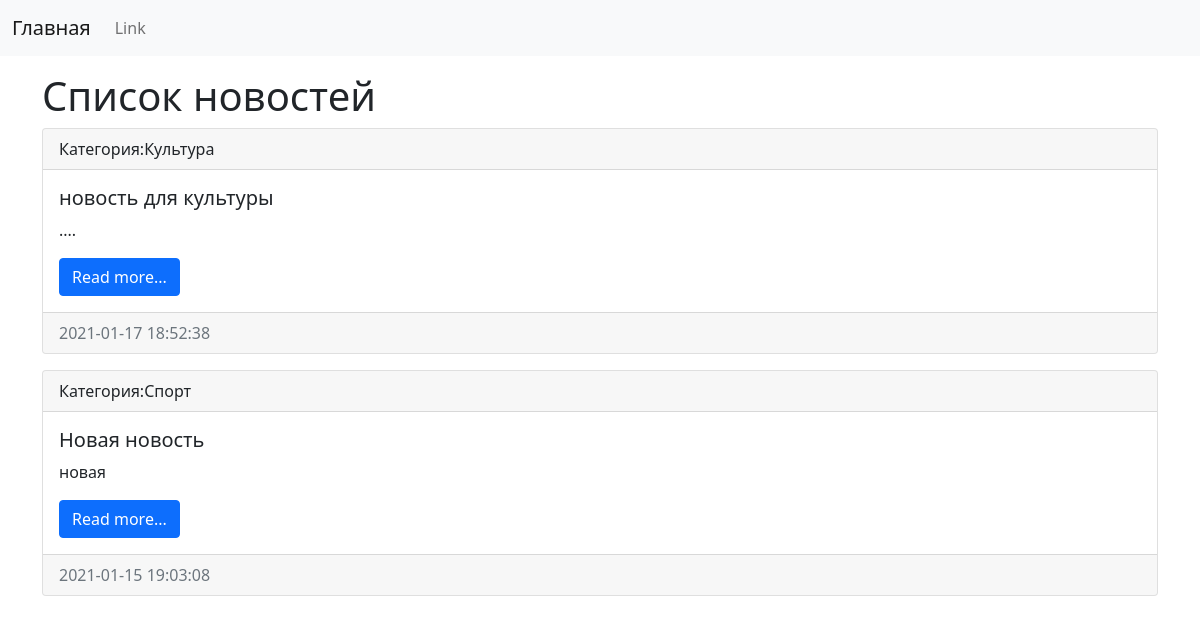
Before: / with the older database file.
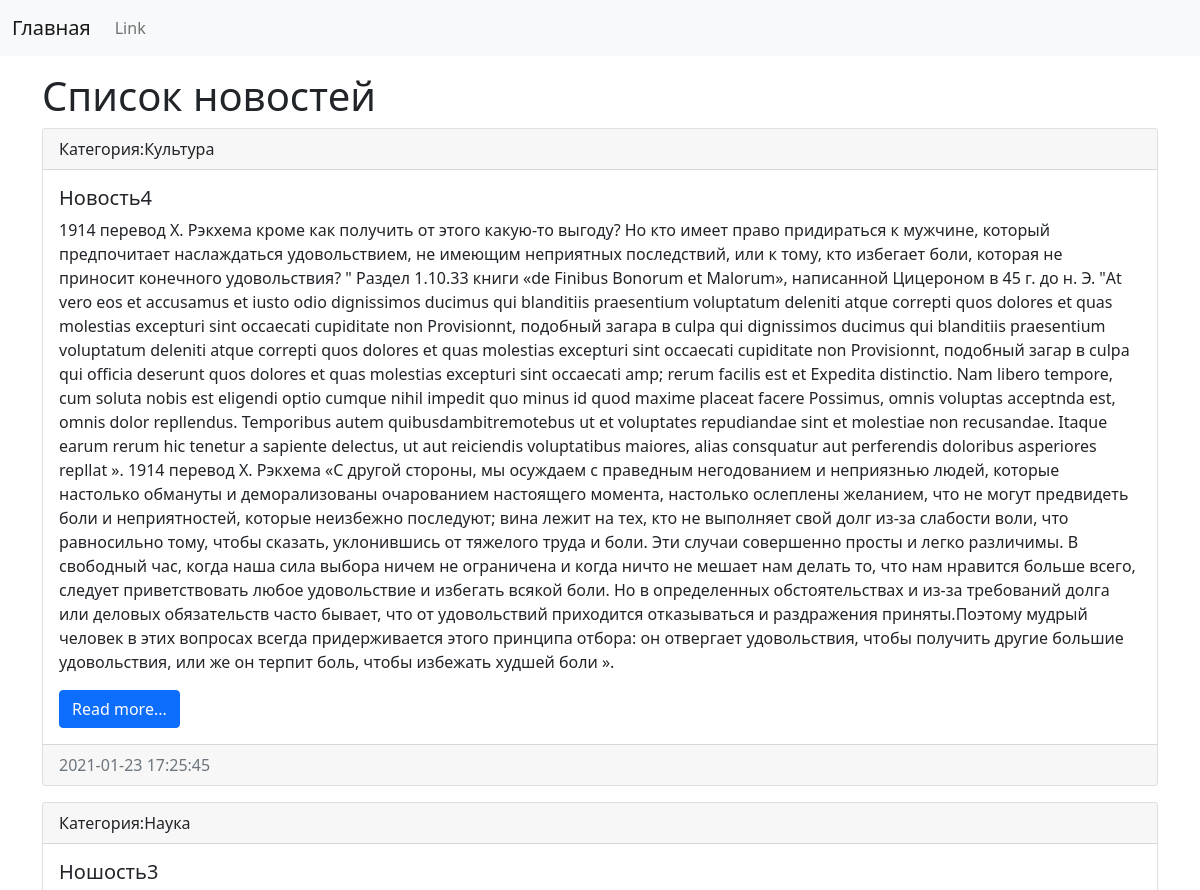
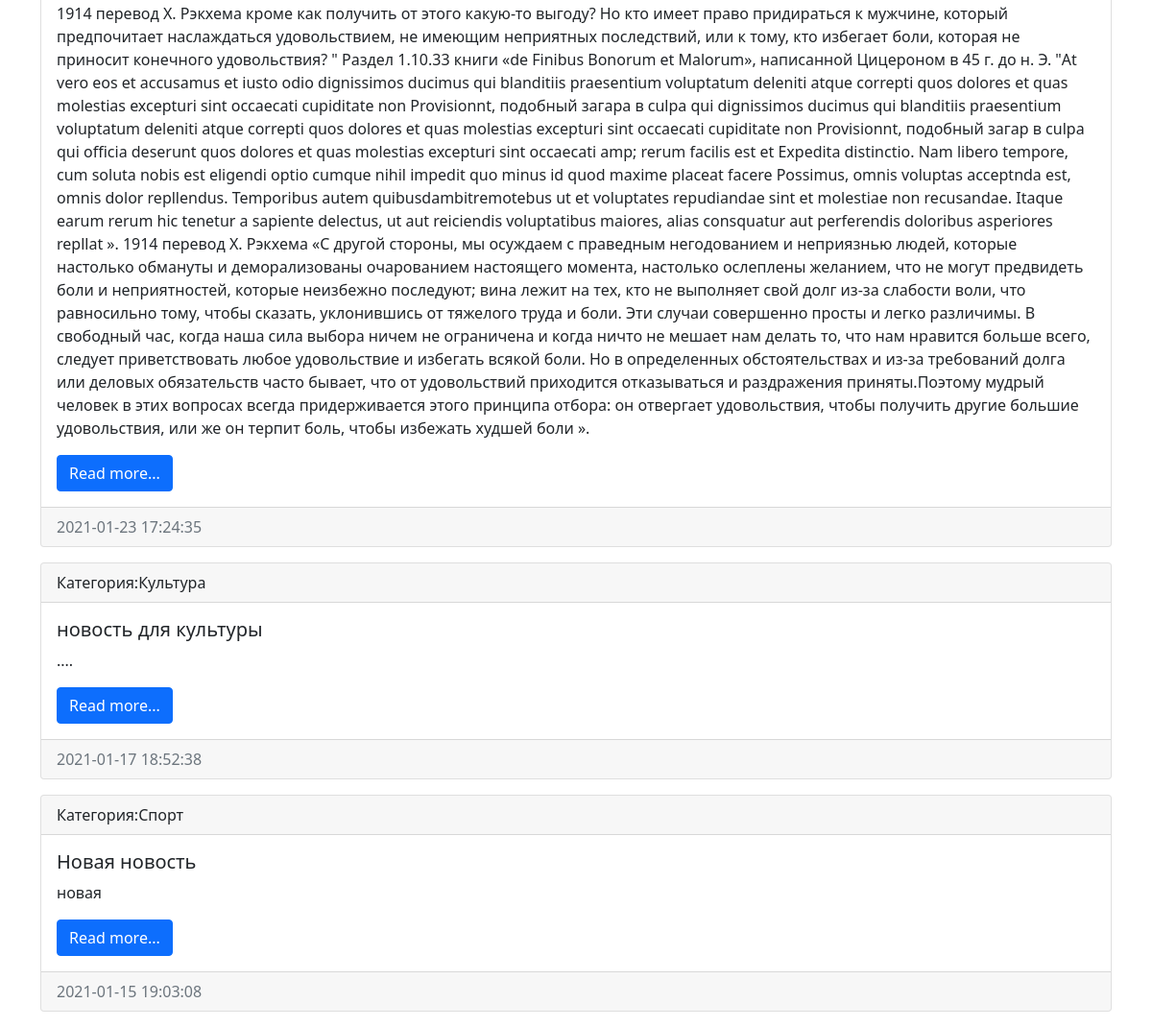
After: the same page with the newer database file (2 pictures, top to bottom).
### news/models.py (models this page shows, shortened)
class News(models.Model):
    title = models.CharField(max_length=150,verbose_name='Наименование')
    content = models.TextField(blank=True,verbose_name='Контент')
    created_at = models.DateTimeField(auto_now_add=True,verbose_name='Дата публикации')
    updated_at = models.DateTimeField(auto_now=True,verbose_name='Обновлено')
    photo = models.ImageField(upload_to = 'photos/%Y/%m/%d/')
    is_published =models.BooleanField(default=True,verbose_name='Опубликованно')
    Category = models.ForeignKey('Category', on_delete=models.PROTECT,null=True,verbose_name='Катергория')
    class Meta:
      verbose_name = 'Новость'
      verbose_name_plural = 'Новости'
      ordering = ['-created_at'] # sortirovka v adminke Edvin

class Category(models.Model):
    title = models.CharField(max_length=150, db_index=True, verbose_name='Наименование катергории')
    class Meta:
      verbose_name = 'Категория'
      verbose_name_plural = 'Категории'
      ordering = ['title'] # sortirovka v adminke Edvin
    def __str__(self):
        return self.title

### news/views.py (the view)
# urls.py: path('',index),
def index(request):
     news = News.objects.all()
     return render(request,'news/index.html',{'news':news,'title': 'Список новостей' })

### news/templates/news/index.html (shortened to what this page needs)
<!doctype html>
<html lang="en">
<head>
    <link href="https://cdn.jsdelivr.net/npm/bootstrap@5.0.0-beta1/dist/css/bootstrap.min.css" rel="stylesheet"
>
</head>
<body>
    <nav class="navbar navbar-expand-lg navbar-light bg-light">
        <div class="container-fluid">
            <a class="navbar-brand" href="/">Главная</a>
            <div class="collapse navbar-collapse" id="navbarSupportedContent">
                <ul class="navbar-nav me-auto mb-2 mb-lg-0">
                    <li class="nav-item">
                        <a class="nav-link" href="#">Link</a>
                    </li>
                </ul>
            </div>
        </div>
    </nav>
    <div class="container mt-3">
        <h1>{{title}}</h1>
        <div class="roww">
            <div class="col-md-12">
                {% for item in news %}
                <div class="card mb-3">
                    <div class="card-header">
                        Категория:{{item.Category}}
                    </div>
                    <div class="card-body">
                        <h5 class="card-title">{{ item.title }}</h5>
                        <p class="card-text">{{item.content}}</p>
                        <a href="#" class="btn btn-primary">Read more...</a>
                    </div>
                    <div class="card-footer text-muted">
                        {{item.created_at|date:"Y-m-d H:i:s"}}
                    </div>
                </div>
                {% endfor %}
            </div>
        </div>
    </div>
</body>
</html>

Changed rows visible on the page:
added News: Category "Культура", title "Новость4", content "1914 перевод Х. Рэкхема кроме как получить от этого какую-то выгоду? Но кто имеет право придираться к мужчине, который предпочитает наслаждаться удовольствием, не имеющим неприятных последствий, или к тому, кто избегает боли, которая не приносит конечного удовольствия? \" Раздел 1.10.33 книги «de Finibus Bonorum et Malorum», написанной Цицероном в 45 г. до н. Э. \"At vero eos et accusamus et iusto odio dignissimos ducimus qui blanditiis praesentium voluptatum deleniti atque correpti quos dolores et quas molestias excepturi sint occaecati cupiditate non Provisionnt, подобный загара в culpa qui dignissimos ducimus qui blanditiis praesentium voluptatum deleniti atque correpti quos dolores et…", created_at "2021-01-23 17:25:45"
added News: Category "Наука", title "Ношость3", content "1914 перевод Х. Рэкхема кроме как получить от этого какую-то выгоду? Но кто имеет право придираться к мужчине, который предпочитает наслаждаться удовольствием, не имеющим неприятных последствий, или к тому, кто избегает боли, которая не приносит конечного удовольствия? \" Раздел 1.10.33 книги «de Finibus Bonorum et Malorum», написанной Цицероном в 45 г. до н. Э. \"At vero eos et accusamus et iusto odio dignissimos ducimus qui blanditiis praesentium voluptatum deleniti atque correpti quos dolores et quas molestias excepturi sint occaecati cupiditate non Provisionnt, подобный загара в culpa qui dignissimos ducimus qui blanditiis praesentium voluptatum deleniti atque correpti quos dolores et…", created_at "2021-01-23 17:24:35"
